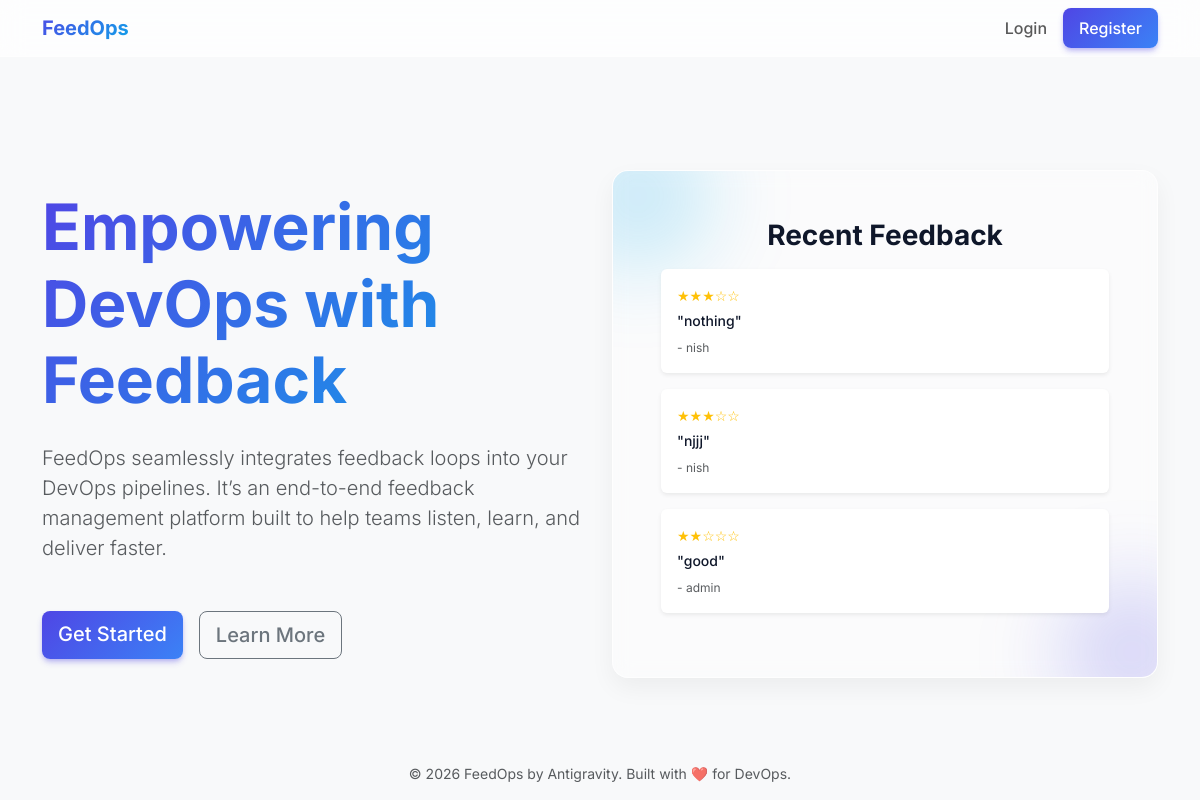
The page / on the database its author committed.
### models.py (models this page shows, shortened)
class Feedback(db.Model):
    id = db.Column(db.Integer, primary_key=True)
    message = db.Column(db.Text, nullable=False)
    rating = db.Column(db.Integer, nullable=False)
    timestamp = db.Column(db.DateTime, default=db.func.current_timestamp())
    user_id = db.Column(db.Integer, db.ForeignKey('user.id'), nullable=False)
    user = db.relationship('User', backref=db.backref('feedbacks', lazy=True))

class User(UserMixin, db.Model):
    id = db.Column(db.Integer, primary_key=True)
    username = db.Column(db.String(150), unique=True, nullable=False)
    password_hash = db.Column(db.String(256), nullable=False)

### app.py (the view)
@app.route('/')
def index():
    recent_feedbacks = Feedback.query.order_by(Feedback.timestamp.desc()).limit(3).all()
    return render_template('index.html', recent_feedbacks=recent_feedbacks)

### templates/index.html (shortened to what this page needs)
{% extends "base.html" %}
{% block content %}
<div class="row align-items-center vh-80 hero-section mt-5 mt-md-0 pt-5 pt-md-0">
    <div class="col-md-6 text-center text-md-start">
        <h1 class="display-3 fw-bold text-gradient mb-4">Empowering DevOps with Feedback</h1>
        <p class="lead text-muted mb-5">
            FeedOps seamlessly integrates feedback loops into your DevOps pipelines. It’s an end-to-end feedback management platform built to help teams listen, learn, and deliver faster.
        </p>
        <div class="d-flex gap-3 justify-content-center justify-content-md-start">
            <a href="#" class="btn btn-primary btn-lg custom-btn">Get Started</a>
            <a href="#" class="btn btn-outline-secondary btn-lg custom-btn">Learn More</a>
        </div>
    </div>
    <div class="col-md-6 mt-5 mt-md-0 d-none d-md-block text-center">
        <div class="glass-card p-5 hero-card mx-auto">
            <h3 class="fw-bold mb-3">Recent Feedback</h3>
            {% for item in recent_feedbacks %}
            <div class="feedback-item mb-3 p-3 bg-white rounded shadow-sm text-start">
                <div class="text-warning small mb-1">
                    {% for _ in range(item.rating) %}★{% endfor %}{% for _ in range(5 - item.rating) %}☆{% endfor %}
                </div>
                <div class="small fw-medium">"{{ item.message }}"</div>
                <div class="text-muted extremely-small mt-2">- {{ item.user.username }}</div>
            </div>
            {% else %}
            <div class="feedback-item mb-3 p-3 bg-white rounded shadow-sm text-center">
                <p class="text-muted small mb-0">No feedback submitted yet.</p>
            </div>
            {% endfor %}
        </div>
    </div>
</div>
{% endblock %}

### static/css/style.css (style rules this page uses)
body { font-family: 'Inter', sans-serif; background-color: #f8fafc !important; color: #0f172a; min-height: 100vh; display: flex; flex-direction: column; }
h1, h2, h3, h4, h5, h6 { font-weight: 700; }
.text-gradient { background: linear-gradient(135deg, #4f46e5 0%, #0ea5e9 100%); -webkit-background-clip: text; -webkit-text-fill-color: transparent; background-clip: text; text-fill-color: transparent; }
.vh-80 { min-height: 80vh; }
.custom-btn { border-radius: 8px; font-weight: 500; transition: all 0.3s ease; }
.btn-primary.custom-btn { background: linear-gradient(135deg, #4f46e5 0%, #3b82f6 100%); border: none; box-shadow: 0 4px 6px -1px rgba(79, 70, 229, 0.3), 0 2px 4px -1px rgba(79, 70, 229, 0.2); }
.glass-card { background: rgba(255, 255, 255, 0.4); backdrop-filter: blur(10px); border-radius: 16px; border: 1px solid rgba(255, 255, 255, 0.6); box-shadow: 0 10px 25px rgba(0, 0, 0, 0.05); }
.hero-card { position: relative; overflow: hidden; }
.hero-card::before { content: ''; position: absolute; top: -50px; left: -50px; width: 150px; height: 150px; background: rgba(14, 165, 233, 0.2); filter: blur(40px); border-radius: 50%; z-index: -1; }
.hero-card::after { content: ''; position: absolute; bottom: -50px; right: -50px; width: 150px; height: 150px; background: rgba(79, 70, 229, 0.2); filter: blur(40px); border-radius: 50%; z-index: -1; }
.feedback-item { transition: transform 0.3s ease; }
.extremely-small { font-size: 0.75rem; }

### rows shown on the page
Feedback: rating 3 (drawn), message "nothing", user.username "nish"
Feedback: rating 3 (drawn), message "njjj", user.username "nish"
Feedback: rating 2 (drawn), message "good", user.username "admin"
